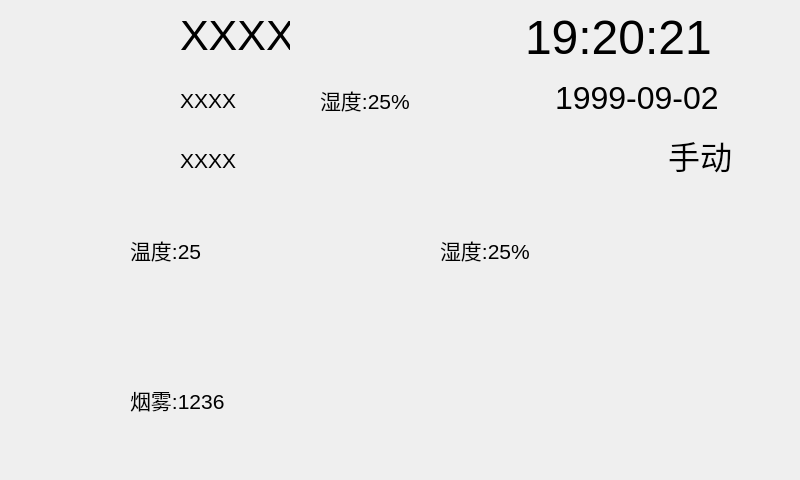
<?xml version="1.0" encoding="UTF-8"?>
<ui version="4.0">
 <class>lldk</class>
 <widget class="QWidget" name="lldk">
  <property name="geometry">
   <rect>
    <x>0</x>
    <y>0</y>
    <width>800</width>
    <height>480</height>
   </rect>
  </property>
  <property name="minimumSize">
   <size>
    <width>800</width>
    <height>480</height>
   </size>
  </property>
  <property name="maximumSize">
   <size>
    <width>800</width>
    <height>480</height>
   </size>
  </property>
  <property name="windowTitle">
   <string>Form</string>
  </property>
  <widget class="QPushButton" name="changeui_btn">
   <property name="geometry">
    <rect>
     <x>650</x>
     <y>350</y>
     <width>100</width>
     <height>100</height>
    </rect>
   </property>
   <property name="text">
    <string/>
   </property>
   <property name="icon">
    <iconset resource="source.qrc">
     <normaloff>:/image/5.png</normaloff>:/image/5.png</iconset>
   </property>
   <property name="iconSize">
    <size>
     <width>100</width>
     <height>100</height>
    </size>
   </property>
   <property name="flat">
    <bool>true</bool>
   </property>
  </widget>
  <widget class="QLabel" name="label_weather_img">
   <property name="geometry">
    <rect>
     <x>10</x>
     <y>10</y>
     <width>150</width>
     <height>150</height>
    </rect>
   </property>
   <property name="text">
    <string/>
   </property>
   <property name="pixmap">
    <pixmap>image/deafault.png</pixmap>
   </property>
   <property name="scaledContents">
    <bool>true</bool>
   </property>
  </widget>
  <widget class="QLabel" name="label_city">
   <property name="geometry">
    <rect>
     <x>180</x>
     <y>10</y>
     <width>110</width>
     <height>50</height>
    </rect>
   </property>
   <property name="font">
    <font>
     <pointsize>32</pointsize>
    </font>
   </property>
   <property name="text">
    <string>XXXX</string>
   </property>
  </widget>
  <widget class="QLabel" name="label_t">
   <property name="geometry">
    <rect>
     <x>180</x>
     <y>80</y>
     <width>130</width>
     <height>40</height>
    </rect>
   </property>
   <property name="font">
    <font>
     <pointsize>16</pointsize>
    </font>
   </property>
   <property name="text">
    <string>XXXX</string>
   </property>
  </widget>
  <widget class="QLabel" name="label_stat">
   <property name="geometry">
    <rect>
     <x>180</x>
     <y>140</y>
     <width>150</width>
     <height>40</height>
    </rect>
   </property>
   <property name="font">
    <font>
     <pointsize>16</pointsize>
    </font>
   </property>
   <property name="text">
    <string>XXXX</string>
   </property>
  </widget>
  <widget class="QLabel" name="label_time">
   <property name="geometry">
    <rect>
     <x>525</x>
     <y>10</y>
     <width>265</width>
     <height>55</height>
    </rect>
   </property>
   <property name="font">
    <font>
     <pointsize>36</pointsize>
    </font>
   </property>
   <property name="text">
    <string>19:20:21</string>
   </property>
  </widget>
  <widget class="QLabel" name="label_data">
   <property name="geometry">
    <rect>
     <x>555</x>
     <y>80</y>
     <width>245</width>
     <height>35</height>
    </rect>
   </property>
   <property name="font">
    <font>
     <pointsize>24</pointsize>
    </font>
   </property>
   <property name="text">
    <string>1999-09-02</string>
   </property>
  </widget>
  <widget class="QLabel" name="label">
   <property name="geometry">
    <rect>
     <x>0</x>
     <y>0</y>
     <width>800</width>
     <height>480</height>
    </rect>
   </property>
   <property name="text">
    <string/>
   </property>
   <property name="pixmap">
    <pixmap resource="source.qrc">:/image/4.png</pixmap>
   </property>
   <property name="scaledContents">
    <bool>true</bool>
   </property>
  </widget>
  <widget class="QLabel" name="label_t_2">
   <property name="geometry">
    <rect>
     <x>10</x>
     <y>200</y>
     <width>100</width>
     <height>100</height>
    </rect>
   </property>
   <property name="text">
    <string/>
   </property>
   <property name="pixmap">
    <pixmap resource="source.qrc">:/image/wendu.png</pixmap>
   </property>
   <property name="scaledContents">
    <bool>true</bool>
   </property>
  </widget>
  <widget class="QLabel" name="label_t2">
   <property name="geometry">
    <rect>
     <x>130</x>
     <y>230</y>
     <width>130</width>
     <height>40</height>
    </rect>
   </property>
   <property name="font">
    <font>
     <pointsize>16</pointsize>
    </font>
   </property>
   <property name="text">
    <string>温度:25</string>
   </property>
  </widget>
  <widget class="QLabel" name="label_s_2">
   <property name="geometry">
    <rect>
     <x>10</x>
     <y>350</y>
     <width>100</width>
     <height>100</height>
    </rect>
   </property>
   <property name="text">
    <string/>
   </property>
   <property name="pixmap">
    <pixmap resource="source.qrc">:/image/smoke.png</pixmap>
   </property>
   <property name="scaledContents">
    <bool>true</bool>
   </property>
  </widget>
  <widget class="QLabel" name="label_h_2">
   <property name="geometry">
    <rect>
     <x>320</x>
     <y>200</y>
     <width>100</width>
     <height>100</height>
    </rect>
   </property>
   <property name="text">
    <string/>
   </property>
   <property name="pixmap">
    <pixmap resource="source.qrc">:/image/shidu.png</pixmap>
   </property>
   <property name="scaledContents">
    <bool>true</bool>
   </property>
  </widget>
  <widget class="QLabel" name="label_h">
   <property name="geometry">
    <rect>
     <x>320</x>
     <y>80</y>
     <width>130</width>
     <height>40</height>
    </rect>
   </property>
   <property name="font">
    <font>
     <pointsize>16</pointsize>
    </font>
   </property>
   <property name="text">
    <string>湿度:25%</string>
   </property>
  </widget>
  <widget class="QLabel" name="label_s">
   <property name="geometry">
    <rect>
     <x>130</x>
     <y>380</y>
     <width>130</width>
     <height>40</height>
    </rect>
   </property>
   <property name="font">
    <font>
     <pointsize>16</pointsize>
    </font>
   </property>
   <property name="text">
    <string>烟雾:1236</string>
   </property>
  </widget>
  <widget class="QLabel" name="label_h2">
   <property name="geometry">
    <rect>
     <x>440</x>
     <y>230</y>
     <width>130</width>
     <height>40</height>
    </rect>
   </property>
   <property name="font">
    <font>
     <pointsize>16</pointsize>
    </font>
   </property>
   <property name="text">
    <string>湿度:25%</string>
   </property>
  </widget>
  <widget class="QPushButton" name="pushButton_jsq">
   <property name="geometry">
    <rect>
     <x>650</x>
     <y>200</y>
     <width>100</width>
     <height>100</height>
    </rect>
   </property>
   <property name="text">
    <string/>
   </property>
   <property name="icon">
    <iconset resource="source.qrc">
     <normaloff>:/image/off.png</normaloff>:/image/off.png</iconset>
   </property>
   <property name="iconSize">
    <size>
     <width>100</width>
     <height>100</height>
    </size>
   </property>
   <property name="default">
    <bool>false</bool>
   </property>
   <property name="flat">
    <bool>true</bool>
   </property>
  </widget>
  <widget class="QPushButton" name="mode_change">
   <property name="geometry">
    <rect>
     <x>650</x>
     <y>130</y>
     <width>100</width>
     <height>50</height>
    </rect>
   </property>
   <property name="font">
    <font>
     <pointsize>24</pointsize>
    </font>
   </property>
   <property name="text">
    <string>手动</string>
   </property>
   <property name="iconSize">
    <size>
     <width>100</width>
     <height>50</height>
    </size>
   </property>
   <property name="flat">
    <bool>true</bool>
   </property>
  </widget>
  <widget class="QPushButton" name="pushButton_all_led">
   <property name="geometry">
    <rect>
     <x>340</x>
     <y>340</y>
     <width>121</width>
     <height>101</height>
    </rect>
   </property>
   <property name="text">
    <string/>
   </property>
   <property name="icon">
    <iconset resource="source.qrc">
     <normaloff>:/image/null.png</normaloff>:/image/null.png</iconset>
   </property>
   <property name="iconSize">
    <size>
     <width>100</width>
     <height>100</height>
    </size>
   </property>
   <property name="flat">
    <bool>true</bool>
   </property>
  </widget>
  <zorder>label</zorder>
  <zorder>changeui_btn</zorder>
  <zorder>label_weather_img</zorder>
  <zorder>label_city</zorder>
  <zorder>label_t</zorder>
  <zorder>label_stat</zorder>
  <zorder>label_time</zorder>
  <zorder>label_data</zorder>
  <zorder>label_t_2</zorder>
  <zorder>label_t2</zorder>
  <zorder>label_s_2</zorder>
  <zorder>label_h_2</zorder>
  <zorder>label_h</zorder>
  <zorder>label_s</zorder>
  <zorder>label_h2</zorder>
  <zorder>pushButton_jsq</zorder>
  <zorder>mode_change</zorder>
  <zorder>pushButton_all_led</zorder>
 </widget>
 <resources>
  <include location="source.qrc"/>
 </resources>
 <connections/>
</ui>
